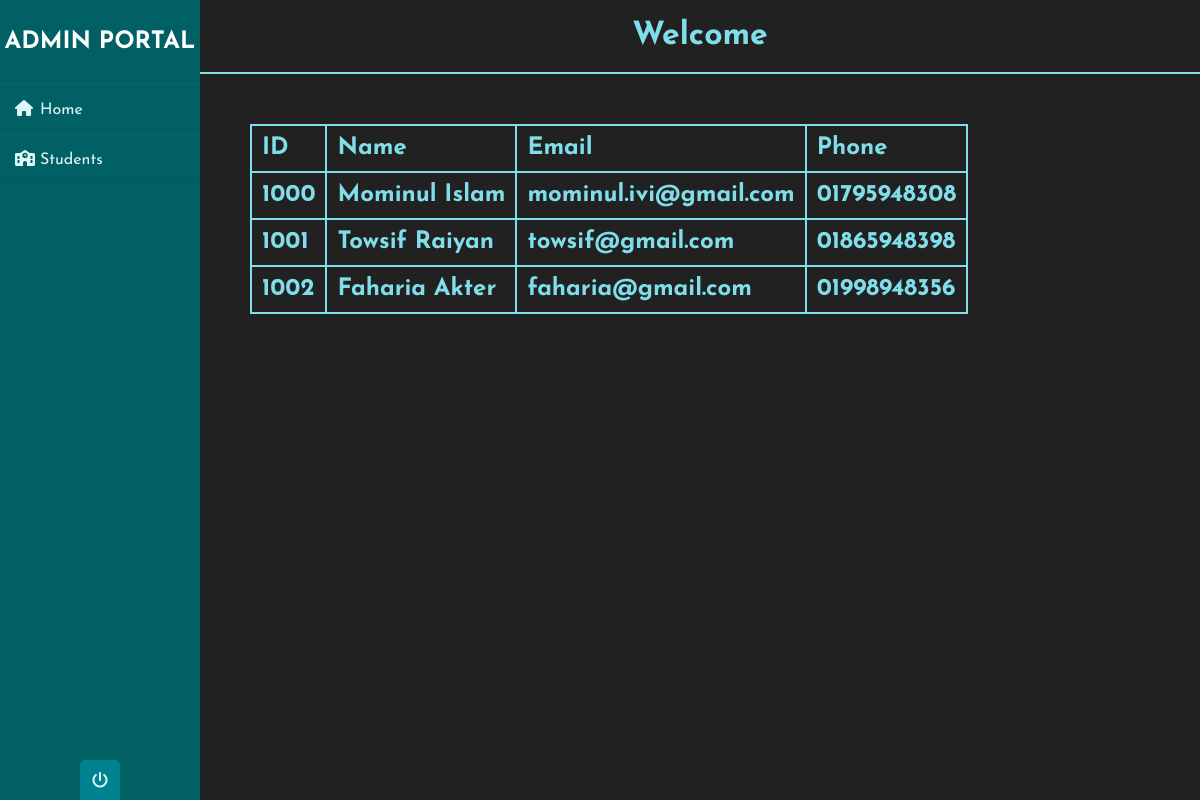
The page /admin/admin_index.php on the database its author committed.
### tables this page shows
CREATE TABLE `student_details` (
  `std_details_id` int(4) NOT NULL,
  `address` varchar(200) NOT NULL,
  `phone` varchar(11) NOT NULL,
  `semester` varchar(20) NOT NULL,
  `student_id` int(4) NOT NULL
);

CREATE TABLE `student_reg` (
  `student_id` int(4) NOT NULL,
  `first_name` varchar(30) NOT NULL,
  `last_name` varchar(30) NOT NULL,
  `email` varchar(50) NOT NULL,
  `password` varchar(30) NOT NULL
);

### admin/admin_index.php (the view, shortened to what this page needs)
<?php require_once('../database/db_connect.php'); ?>
<?php
$query1 = 'SELECT * FROM student_reg RG INNER JOIN student_details SD ON RG.student_id = SD.student_id';
$stm = $db->prepare($query1);
$stm->execute();
$student_reg = $stm->fetchAll();
 ?>
<!DOCTYPE html>
<html lang="en" dir="ltr">
<head>
  <link rel="stylesheet" href=" ../css/css-admin/styles_admin_index.css">
</head>
<body>
  <div class="wrapper">
    <div class="sidebar">
      <h2>Admin Portal</h2>
        <ul>
          <li>
            <a href="admin_index.php"><i class="fas fa-home"></i>Home</a>
          </li>
          <li>
            <a href="admin_student_details.php"><i class="fas fa-school"></i>Students</a>
          </li>
        </ul>
        <div class="social_media">
          <a href=" ../index/index.php"><i class="fas fa-power-off"></i></a>
        </div>
      </div>
        <div class="main_content">
          <div class="header">
            <h1 class="h1_welcome">Welcome</h1>
          </div>
            <div class="info">
              <div>
                <h2>
                  <table>
                    <thead>
                      <tr>
                        <th>ID</th>
                        <th>Name</th>
                        <th>Email</th>
                        <th>Phone</th>
                      </tr>
                    </thead>
                    <tbody>
                      <?php foreach ($student_reg as $reg): ?>
                        <tr>
                          <td><?php echo $reg['student_id']; ?></td>
                          <td><?php echo $reg['first_name'] . " " . $reg['last_name']; ?></td>
                          <td><?php echo $reg['email']; ?></td>
                          <td><?php echo $reg['phone']; ?></td>
                        </tr>
                      <?php endforeach; ?>
                    </tbody>
                  </table>
                </h2>
              </div>
            </div>
        </div>
      </div>
  </body>
</html>

### css/css-admin/styles_admin_index.css (style rules this page uses)
* { margin: 0; padding: 0; box-sizing: border-box; list-style: none; text-decoration: none; font-family: 'Josefin Sans', sans-serif; }
body { background-color: #212121; }
.wrapper { display: flex; position: relative; }
.wrapper .sidebar { width: 200px; height: 100%; background: #006064; padding: 30px 0px; position: fixed; }
.wrapper .sidebar h2 { color: #fff; text-transform: uppercase; text-align: center; margin-bottom: 30px; }
.wrapper .sidebar ul li { padding: 15px; border-bottom: 1px solid #E0F7FA; border-bottom: 1px solid rgba(0,0,0,0.05); border-top: 1px solid rgba(255,255,255,0.05); }
.wrapper .sidebar ul li a { color: #E0F7FA; display: block; }
.wrapper .sidebar ul li a .fas { width: 25px; }
.wrapper .sidebar .social_media { position: absolute; bottom: 0; left: 50%; transform: translateX(-50%); display: flex; }
.wrapper .sidebar .social_media a { display: block; width: 40px; background: #00838F; height: 40px; line-height: 45px; text-align: center; margin: 0 5px; color: #E0F7FA; border-top-left-radius: 5px; border-top-right-radius: 5px; }
.wrapper .main_content { width: 100%; margin-left: 200px; }
.wrapper .main_content .header { padding: 20px; background: #212121; color: #80DEEA; border-bottom: 2px solid #80DEEA; }
.wrapper .main_content .info { margin: 50px; color: #80DEEA; line-height: 25px; }
.wrapper .main_content .info div { margin-bottom: 20px; }
.wrapper .main_content .header .h1_welcome { text-align: center; }
table { border-collapse: collapse; }
table, th, td { border: 2px solid #80DEEA; padding: 10px; text-align: left; }

### rows shown on the page
student_details: student "1000", student.first_name "Mominul", student.last_name "Islam", student.email "mominul.ivi@gmail.com", phone "01795948308"
student_details: student "1001", student.first_name "Towsif", student.last_name "Raiyan", student.email "towsif@gmail.com", phone "01865948398"
student_details: student "1002", student.first_name "Faharia", student.last_name "Akter", student.email "faharia@gmail.com", phone "01998948356"
